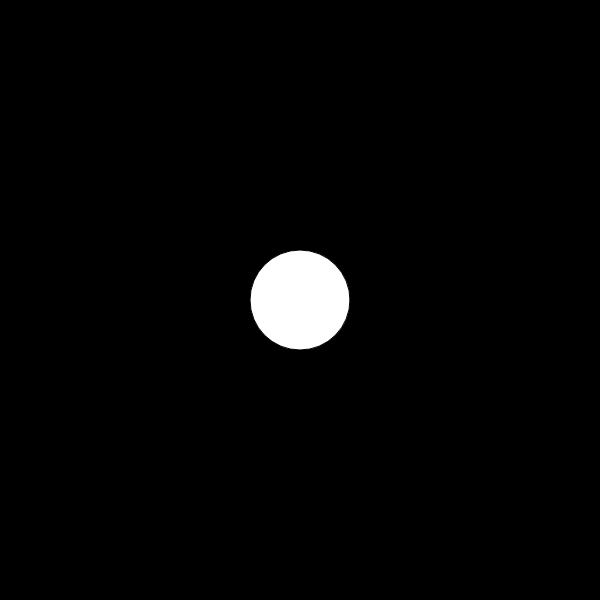
Frame 1 (no input)
Frame 60 (no input): identical to frame 1, image omitted
Frame 120 (the mouse pressed at the canvas centre since frame 60): identical to frame 1, image omitted

The p5.js sketch that drew this single still picture (run headless with seeded random() and noise() and a simulated clock; from frame 60 on, the mouse is pressed at the canvas centre):

// p5.js sketch
// ── sketch.js
function setup()
{
	createCanvas(600, 600);

}

function draw()
{
	background(0, 0, 0);
	fill(255, 255, 255);
	ellipse(300, 300, 100, 100);
}
